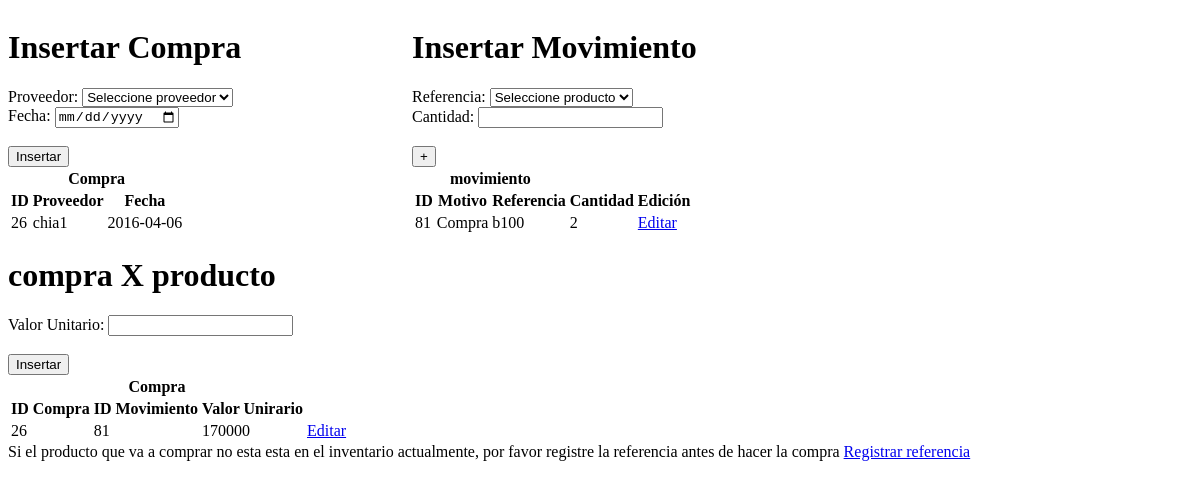
/vista/vcompra.php, run on an earlier commit of the app's database.
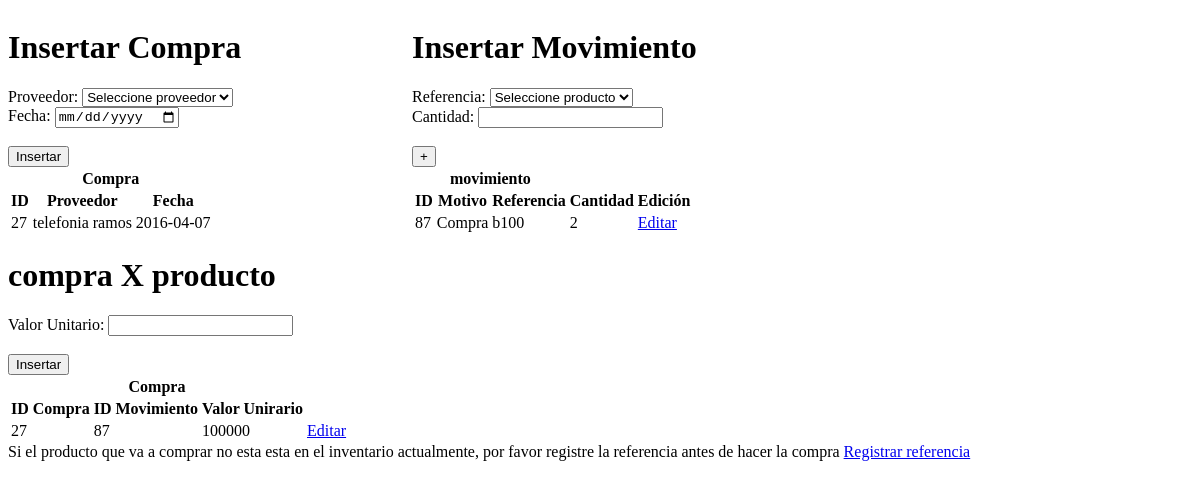
And on a later commit of the database.
### tables this page shows
CREATE TABLE IF NOT EXISTS `tbcompra` (
  `numero_compra` int(11) NOT NULL,
  `proveedor` varchar(12) NOT NULL,
  `fecha` date NOT NULL
);

CREATE TABLE IF NOT EXISTS `tbproveedor` (
  `idproveedor` varchar(12) NOT NULL,
  `nombre` varchar(50) NOT NULL,
  `contacto` varchar(50) DEFAULT NULL,
  `telefono` varchar(20) NOT NULL,
  `telefono2` varchar(20) DEFAULT NULL,
  `email` varchar(30) DEFAULT NULL,
  `descripcion` varchar(10) NOT NULL
);

CREATE TABLE IF NOT EXISTS `tbmovimiento` (
  `idmovimiento` int(11) NOT NULL,
  `motivo` varchar(30) NOT NULL,
  `referencia` varchar(20) NOT NULL,
  `cantidad` int(11) NOT NULL
);

CREATE TABLE IF NOT EXISTS `tbcompraxproducto` (
  `numero_compra` int(11) NOT NULL,
  `movimiento` int(11) NOT NULL,
  `valor` int(11) NOT NULL
);

### controlador/ccompra.php (called while the page is built, shortened)
<?php
	include('modelo/mcompra.php');
	$compra = new Mcompra();
	$proveedor2= $compra->sel_proveedor();

### modelo/mcompra.php (called while the page is built, shortened)
<?php
	include_once('controlador/conexion.php');
	include_once('functions.php');
	class Mcompra extends Funciones
	{
		function consultar_compra()
		{
			$sql = "SELECT * FROM tbcompra ORDER BY numero_compra DESC LIMIT 1";
			 return $this->SeleccionDatos($sql);
		}
		function sel_proveedor()
		{
            $sql = "SELECT * FROM `tbproveedor`";
            return $this->SeleccionDatos($sql);
        }
		function sel_proveedor1($idproveedor)
		{
			$sql = "SELECT * FROM tbproveedor WHERE idproveedor='".$idproveedor."';";
			return $this->SeleccionDatos($sql);
		}
	}

### modelo/functions.php (called while the page is built, shortened)
<?php
	class Funciones {
        function SeleccionDatos($consulta)
        {
                $conexionBD = new conexion();
                $conexionBD -> conectarBD();
                $datos = $conexionBD -> ejeCon($consulta, 0);
                return $datos;
        }
}

### controlador/configuracion.php (called while the page is built)
<?php
	$serv_bd = "localhost";
	$usu_bd = "root";
	$pass_bd = "";
	$bd = "bdwold";
?>

### controlador/conexion.php (called while the page is built, shortened)
<?php
	class conexion {
		function conectarBD() {
			include("configuracion.php");
			$this -> link = mysql_connect ($serv_bd, $usu_bd, $pass_bd);
			$bd2 = mysql_select_db($bd);
		}
		function ejeCon($con, $op) {
			$this -> resultado = mysql_query($con) or die("La consulta fallo: ". mysql_error());
			if($op == 0) {
				while ($linea = mysql_fetch_array($this -> resultado)) {
					$arrayResultado[] = $linea;
				}
			} else {
				$arrayResultado[] = 0;
			}
			$resarr = isset ($arrayResultado) ? $arrayResultado: NULL;
			if($resarr) {
				return $arrayResultado;
			}
		}
	}
?>

### modelo/mmovimiento.php (called while the page is built, shortened)
<?php
	include_once('controlador/conexion.php');
	include_once('functions.php');
	class Mmovimiento extends Funciones
	{
		function consultar_movimiento_c()
		{
			$sql = "SELECT * FROM `tbmovimiento` WHERE `motivo` = 'Compra' ORDER BY idmovimiento DESC LIMIT 1";
			 return $this->SeleccionDatos($sql);
		}
		function sel_producto()
		{
            $sql = "SELECT * FROM `tbproducto`";
            return $this->SeleccionDatos($sql);
        }
	}

### controlador/cmovimiento.php (called while the page is built, shortened)
<?php
	include('modelo/mmovimiento.php');
	$movimiento = new Mmovimiento();
	$referencia2= $movimiento->sel_producto();

### controlador/ccompraproduc.php (called while the page is built, shortened)
<?php
	include('modelo/mcompraproduc.php');
	$compraproduc = new Mcompraproduc();
	$numero_compra2= $compraproduc->sel_numerocompra();
	$movimiento2= $compraproduc->sel_movimiento();

### modelo/mcompraproduc.php (called while the page is built, shortened)
<?php
	include_once('controlador/conexion.php');
	include_once('functions.php');
	class Mcompraproduc extends Funciones
	{
		function consultar_compraproduc_u()
		{
			$sql = "SELECT * FROM tbcompraxproducto ORDER BY numero_compra DESC LIMIT 1";
			 return $this->SeleccionDatos($sql);
		}
		function sel_numerocompra()
		{
            $sql = "SELECT * FROM `tbcompra` order by numero_compra desc limit 1" ;
            return $this->SeleccionDatos($sql);
        }
		function sel_movimiento()
		{
            $sql = "SELECT * FROM `tbmovimiento` order by idmovimiento desc limit 1";
            return $this->SeleccionDatos($sql);
        }
	}

### vista/vcompra.php (the view, shortened to what the changed rows need)
<!DOCTYPE html>
<html lang="en">
<head>
    <link rel="stylesheet" href="css/miestilo.css" media="screen">
</head>
<body>
<?php include('controlador/cmovimiento.php'); ?>
<?php include("controlador/ccompra.php"); ?>
<div  class="formulario" >
	<h1>Insertar Compra</h1>
<?php $consultacompra = $compra->consultar_compra(); ?>
	<table class="table">
		<thead>
			<tr>
				<th colspan="3">Compra</th>
			</tr>
			<tr>
				<th>ID</th>
				<th>Proveedor</th>
				<th>Fecha</th>
		</thead>
		<tbody>
			<?php for($j=0;$j<count($consultacompra);$j++):
				$proveedor1 = $compra->sel_proveedor1($consultacompra[$j]['proveedor']);
			?>
				<tr>
					<td><?= $consultacompra[$j]['numero_compra'] ?></td>
					<td><?= $proveedor1[0]['nombre'] ?></td>
					<td><?= $consultacompra[$j]['fecha'] ?></td>
				</tr>
			<?php endfor; ?>
		</tbody>
	</table>
</div>
<div class="formulario">
	<h1>Insertar Movimiento</h1>
<?php $consultamovimiento = $movimiento->consultar_movimiento_c(); ?>
	<table class="table">
		<thead>
			<tr>
				<th colspan="3">movimiento</th>
			</tr>
			<tr>
				<th>ID</th>
				<th>Motivo</th>
				<th>Referencia</th>
				<th>Cantidad</th>
				<th>Edición</th>
			</tr>
		</thead>
		<tbody>
			<?php for($i=0;$i<count($consultamovimiento);$i++): ?>
				<tr>
					<td><?= $consultamovimiento[$i]['idmovimiento'] ?></td>
					<td><?= $consultamovimiento[$i]['motivo'] ?></td>
					<td><?= $consultamovimiento[$i]['referencia'] ?></td>
					<td><?= $consultamovimiento[$i]['cantidad'] ?></td>
					<td><a href="index.php?pag=17&id=<?= $consultamovimiento[$i]['idmovimiento'] ?>" class="btn btn-primary">Editar</a></td>
				</tr>
			<?php endfor; ?>
		</tbody>
	</table>
</div>
<?php include("controlador/ccompraproduc.php"); ?>
<div class="formulario">
	<h1>compra X producto</h1>
<?php $consultacompraproduc = $compraproduc->consultar_compraproduc_u(); ?>
	<table class="table">
		<thead>
			<tr>
				<th colspan="3">Compra</th>
			</tr>
			<tr>
				<th>ID Compra</th>
				<th>ID Movimiento</th>
				<th>Valor Unirario</th>
		</thead>
		<tbody>
			<?php for($i=0;$i<count($consultacompraproduc);$i++): ?>
				<tr>
					<td><?= $consultacompraproduc[$i]['numero_compra'] ?></td>
					<td><?= $consultacompraproduc[$i]['movimiento'] ?></td>
					<td><?= $consultacompraproduc[$i]['valor'] ?></td>
					<td><a href="index.php?pag=23&id=<?= $consultacompraproduc[$i]['numero_compra'] ?>&idm=<?= $consultacompraproduc[$i]['movimiento']?>" class="btn btn-primary">Editar</a></td>
				</tr>
			<?php endfor; ?>
		</tbody>
	</table>
</div>
</body>
</html>

What changed in the data, as far as the page shows it:
no longer on this page (row unchanged): tbcompra: numero_compra "26", proveedor.nombre "chia1", fecha "2016-04-06"
no longer on this page (row unchanged): tbmovimiento: idmovimiento "81", motivo "Compra", referencia "b100", cantidad "2"
no longer on this page (row unchanged): tbcompraxproducto: numero_compra "26", movimiento "81", valor "170000"
added tbcompra: numero_compra "27", proveedor.nombre "telefonia ramos", fecha "2016-04-07"
added tbmovimiento: idmovimiento "87", motivo "Compra", referencia "b100", cantidad "2"
added tbcompraxproducto: numero_compra "27", movimiento "87", valor "100000"
